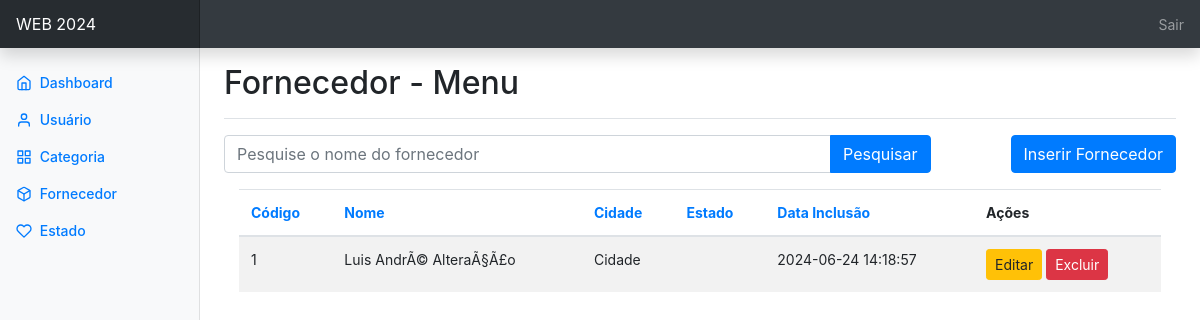
Page /admin/fornecedor_menu.php on the committed database.
### tables this page shows
CREATE TABLE `fornecedor` (
  `id` int(11) NOT NULL,
  `nome` varchar(60) NOT NULL,
  `data_inclusao` datetime NOT NULL,
  `data_alteracao` datetime NOT NULL,
  `endereco` varchar(60) NOT NULL,
  `cidade` varchar(50) NOT NULL,
  `bairro` varchar(50) NOT NULL,
  `estado` char(2) NOT NULL,
  `cep` char(10) NOT NULL
);

### web/admin/fornecedor_menu.php (the view, shortened to what this page needs)
<?php
    include_once('../include/cabecalho_admin.php');
    require_once('../include/conexao.php');
    $exiba = 10;
    $where = mysqli_real_escape_string($dbc, trim(
        isset($_GET['q'])) ? $_GET['q'] : '');
    if (isset($_GET['s']) && is_numeric($_GET['s'])) {
        $inicio = $_GET['s'];
    } else {
        $inicio = 0;
    }
    $ordem = isset($_GET['ordem']) ? $_GET['ordem'] : 'id';
    switch ($ordem) {
        case 'id' :
            $order_by = 'id';
            break;
        }
    $q = "SELECT id, nome, cidade, estado, data_inclusao
            FROM fornecedor
            WHERE nome like '%$where%'
            ORDER BY $order_by
            LIMIT $inicio, $exiba";
    $r = @mysqli_query($dbc, $q);
    if (mysqli_num_rows($r) > 0) {
        $saida = "<div class='table-responsive col-md-12'>
            <table class='table table-striped'>
                <thead>
                    <tr>
                        <th><a href='fornecedor_menu.php?ordem=id'>Código</a></th>
                        <th><a href='fornecedor_menu.php?ordem=n'>Nome</a></th>
                        <th><a href='fornecedor_menu.php?ordem=c'>Cidade</a></th>
                        <th><a href='fornecedor_menu.php?ordem=e'>Estado</a></th>
                        <th><a href='fornecedor_menu.php?ordem=d'>Data Inclusão</a></th>
                        <th>Ações</th>
                    </tr>
                </thead>
                <tbody>";
        while ($row = mysqli_fetch_array($r, MYSQLI_ASSOC))
        {
            $saida .= "<tr>
                        <td>" . $row['id'] . "</td>" .
                        "<td>" . $row['nome'] . "</td>" .
                        "<td>" . $row['cidade'] . "</td>" .
                        "<td>" . $row['estado'] . "</td>" .
                        "<td>" . $row['data_inclusao'] . "</td>" .
                        "<td>
                            <a href='fornecedor_alt.php?id=".$row['id']."'
                                class='btn btn-sm btn-warning'>Editar</a>
                            <a href='fornecedor_exc.php?id=".$row['id']."'
                                class='btn btn-sm btn-danger'>Excluir</a>
                        </td>
                       </tr>";
        }
        $saida .= "</tbody></table>";
    }
?>
<div class="d-flex justify-content-between flex-wrap flex-md-nowrap align-items-center pt-3 pb-2 mb-3 border-bottom">
    <h1 class="h2">Fornecedor - Menu</h1>
</div>
<div class="row mb-3">
    <div class="col-md-9">
        <div class="input-group">
            <input type="text" class="form-control"
                placeholder="Pesquise o nome do fornecedor"
                id="busca" />
            <div class="input-group-append">
                <a class="btn btn-primary"
                    href="#"
                    onclick="this.href='fornecedor_menu.php?q='+
                    document.getElementById('busca').value">
                    <i class="fa fa-search"></i> Pesquisar
                </a>
            </div>
        </div>
    </div>
    <div class="col-md-3 text-right">
        <a href="fornecedor_cad.php" class="btn btn-primary">
            Inserir Fornecedor
        </a>
    </div>
</div>
<?php echo $saida; ?>
    <div class='row'>
        <div class='col-md-12'>
        </div>
    </div>
<?php
    include_once('../include/rodape_admin.php');
?>

### web/css/dashboard.css (style rules this page uses)
body { font-size: .875rem; }

### rows in the picture
fornecedor: id "1", nome "Luis AndrÃ© AlteraÃ§Ã£o", cidade "Cidade", data_inclusao "2024-06-24 14:18:57"
